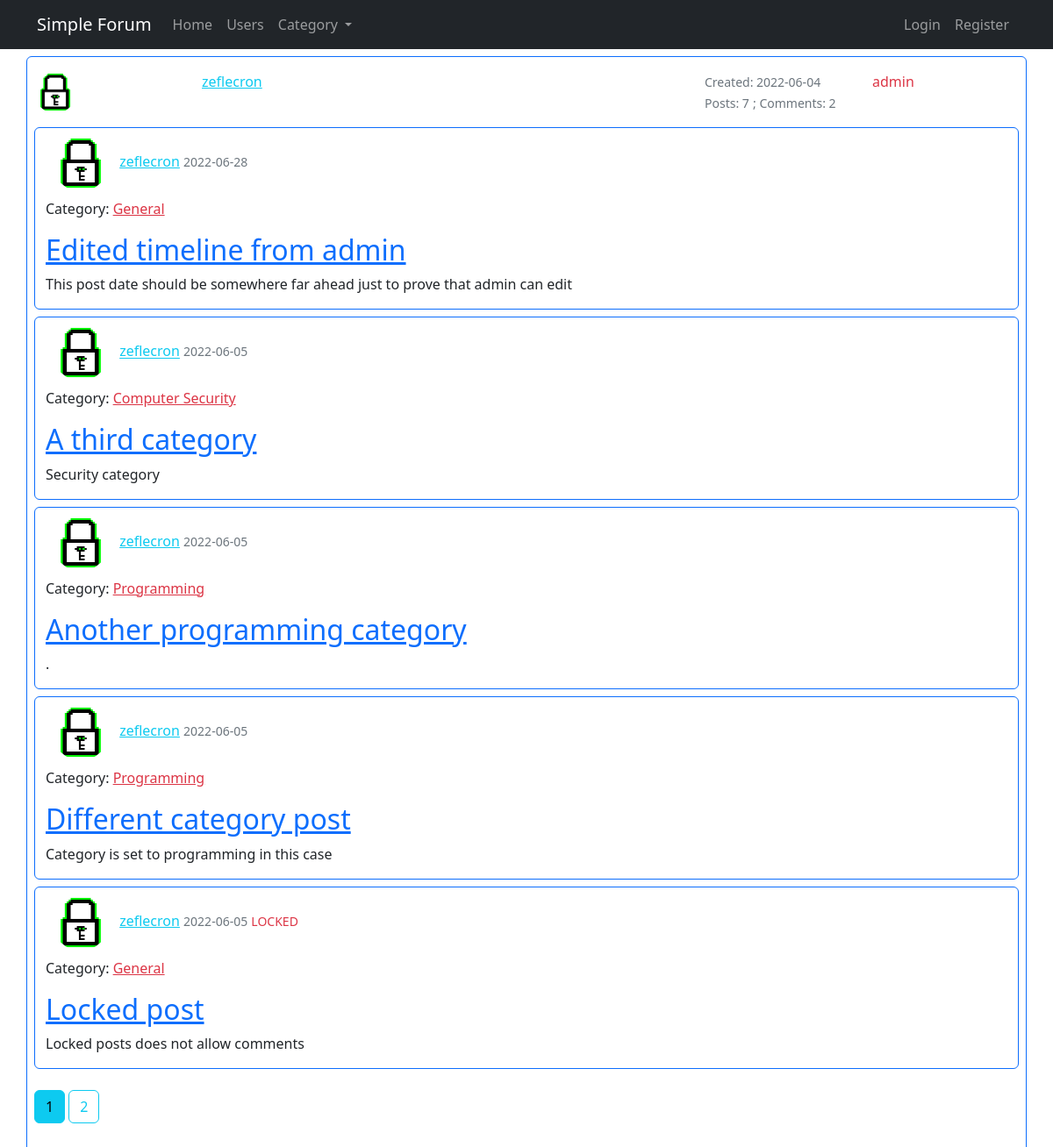
The app's page /view_user/zeflecron/posts with its own data.
### models.py (models this page shows, shortened)
class User(db.Model, UserMixin):
    id = db.Column(db.Integer, primary_key=True)
    username = db.Column(db.String(20), unique=True, nullable=False)
    email = db.Column(db.String(100), unique=True, nullable=False)
    password = db.Column(db.String(20), nullable=False)
    prof_pic = db.Column(db.String(60), nullable=False, default='default.png')
    date_created = db.Column(db.DateTime, nullable=False,
                             default=datetime.utcnow)
    description = db.Column(db.String(80), nullable=True, default='')
    role = db.Column(db.String(10), nullable=False, default='member')
    posts = db.relationship('Post', backref='user_post', lazy=True)
    comments = db.relationship('Comment', backref='user_comment', lazy=True)

class Post(db.Model):
    id = db.Column(db.Integer, primary_key=True)
    title = db.Column(db.String(100), nullable=False)
    date_posted = db.Column(db.DateTime, nullable=False,
                            default=datetime.utcnow)
    content = db.Column(db.Text, nullable=False)
    category = db.Column(db.String(20), nullable=False)
    status = db.Column(db.String(10), nullable=False, default='unlock')
    user_id = db.Column(db.Integer, db.ForeignKey('user.id'), nullable=False)
    comments = db.relationship('Comment', cascade='all, delete',
                               backref='post_comment', lazy=True)

### routes.py (the view)
@app.route("/view_user/<string:username>/posts")
def user_posts(username):
    page = request.args.get('page', 1, type=int)
    user = User.query.filter_by(username=username).first_or_404()
    posts = Post.query.filter_by(user_post=user) \
        .order_by(Post.date_posted.desc()) \
        .paginate(page=page, per_page=5)
    return render_template('user_posts.html', title='user_posts', user=user,
                           posts=posts)

### templates/user_posts.html (shortened to what this page needs)
{% extends "layout.html" %}
{% block content %}
    <div class="container border border-primary rounded mt-2 p-2">
        <div class="row">
            <div class="col-sm-2 pt-2 pb-2">
                <img class="rounded-circle users-img" src="{{ url_for('static', filename='prof_pics/' + user.prof_pic) }}">
            </div>
            <div class="col-sm-2 pt-2 pb-2">
                <a class="text-info" href="{{ url_for('view_user', username=user.username) }}">{{ user.username }}</a>
            </div>
            <div class="col-sm-4 pt-2">
            </div>
            <div class="col-sm-2 pt-2 pb-2">
                <small class="text-muted">Created: {{ user.date_created.strftime('%Y-%m-%d') }}</small><br>
                <small class="text-muted">Posts: {{ user.posts|length }}</small>
                <small class="text-muted">; Comments: {{ user.comments|length }}</small>
            </div>
            <div class="col-sm-1 pt-2 pb-2">
                {% if user.role == 'member' %}
                    <p class="text-success">{{ user.role }}</p>
                {% else %}
                    <p class="text-danger">{{ user.role }}</p>
                {% endif %}
            </div>
        </div>
        {% for post in posts.items %}
            <div class="container border border-primary rounded mt-2">
                <img class="rounded-circle home-img p-2" src="{{ url_for('static', filename='prof_pics/' + post.user_post.prof_pic) }}">
                <a class="text-info" href="{{ url_for('view_user', username=post.user_post.username) }}">{{ post.user_post.username }}</a>
                <small class="text-muted">{{ post.date_posted.strftime('%Y-%m-%d') }}</small>
                {% if post.status == 'locked' %}
                    <small class="text-danger">LOCKED</small>
                {% endif %}
                <p>Category:
                    <a class="text-danger" href="{{ url_for('category', category=post.category) }}">{{ post.category }}</a>
                </p>
                <h2>
                    <a class="text-primary overflow-hidden" href="{{ url_for('view_post', post_id=post.id) }}">{{ post.title }}</a>
                </h2>
                <p class="overflow-hidden">{{ post.content }}</p>
            </div>
        {% endfor %}
        {% for page_num in posts.iter_pages(left_edge=1, right_edge=1, left_current=1, right_current=2) %}
            {% if page_num %}
                {% if posts.page == page_num %}
                    <a class="btn btn-info mt-4 mb-4" href="{{ url_for('user_posts', username=user.username, page=page_num) }}">{{ page_num }}</a>
                {% else %}
                    <a class="btn btn-outline-info mt-4 mb-4" href="{{ url_for('user_posts', username=user.username, page=page_num) }}">{{ page_num }}</a>
                {% endif %}
            {% else %}
                <span class="fs-1 text-info">...</span>
            {% endif %}
        {% endfor %}
    </div>
{% endblock content %}

### templates/layout.html (shortened to what this page needs)
<!DOCTYPE html>
<html>
<head>
    <link href="https://cdn.jsdelivr.net/npm/bootstrap@5.2.0-beta1/dist/css/bootstrap.min.css" rel="stylesheet">
    <link href="{{ url_for('static', filename='style.css') }}" type="text/css" rel="stylesheet">
</head>
<body>
<nav class="navbar navbar-expand-lg navbar-dark bg-dark">
    <div class="container">
        <a class="navbar-brand" href="#">Simple Forum</a>
        <div class="collapse navbar-collapse" id="navbarSupportedContent">
            <div class="navbar-nav me-auto mb-2 mb-lg-0">
                <a class="nav-item nav-link" aria-current="page" href="{{ url_for('home') }}">Home</a>
                <a class="nav-item nav-link" href="{{ url_for('users') }}">Users</a>
                <div class="nav-item dropdown">
                    <a class="nav-link dropdown-toggle" href="#" id="navbarDropdown" role="button" data-bs-toggle="dropdown" aria-haspopup="true" aria-expanded="false">
                        Category
                    </a>
                </div>
            </div>
            <div class="navbar-nav">
                {% if current_user.is_authenticated %}
                    <a class="nav-item nav-link" href="{{ url_for('new_post') }}">New Post</a>
                    <a class="nav-item nav-link" href="{{ url_for('account') }}">Account</a>
                    <a class="nav-item nav-link" href="{{ url_for('logout') }}">Logout</a>
                {% else %}
                    <a class="nav-item nav-link" href="{{ url_for('login') }}">Login</a>
                    <a class="nav-item nav-link" href="{{ url_for('register') }}">Register</a>
                {% endif %}
            </div>
        </div>
    </div>
</nav>
    <div>
        {% block content %}{% endblock %}
    </div>
</body>
</html>

### static/style.css (style rules this page uses)
.users-img { width: 3em; height: 3em; overflow: hidden; }
.home-img { width: 5em; height: 5em; overflow: hidden; }

### records on screen
User: prof_pic (picture), username "zeflecron", date_created "2022-06-04", role "admin"
Post: prof_pic (picture), user_post.username "zeflecron", date_posted "2022-06-28", category "General", title "Edited timeline from admin", content "This post date should be somewhere far ahead just to prove that admin can edit"
Post: prof_pic (picture), user_post.username "zeflecron", date_posted "2022-06-05", category "Computer Security", title "A third category", content "Security category"
Post: prof_pic (picture), user_post.username "zeflecron", date_posted "2022-06-05", category "Programming", title "Another programming category", content "."
Post: prof_pic (picture), user_post.username "zeflecron", date_posted "2022-06-05", category "Programming", title "Different category post", content "Category is set to programming in this case"
Post: prof_pic (picture), user_post.username "zeflecron", date_posted "2022-06-05", status "LOCKED", category "General", title "Locked post", content "Locked posts does not allow comments"

### other values on screen
{{ user.posts|length }} "7"
{{ user.comments|length }} "2"
{{ page_num }} "1"
{{ page_num }} "2"
